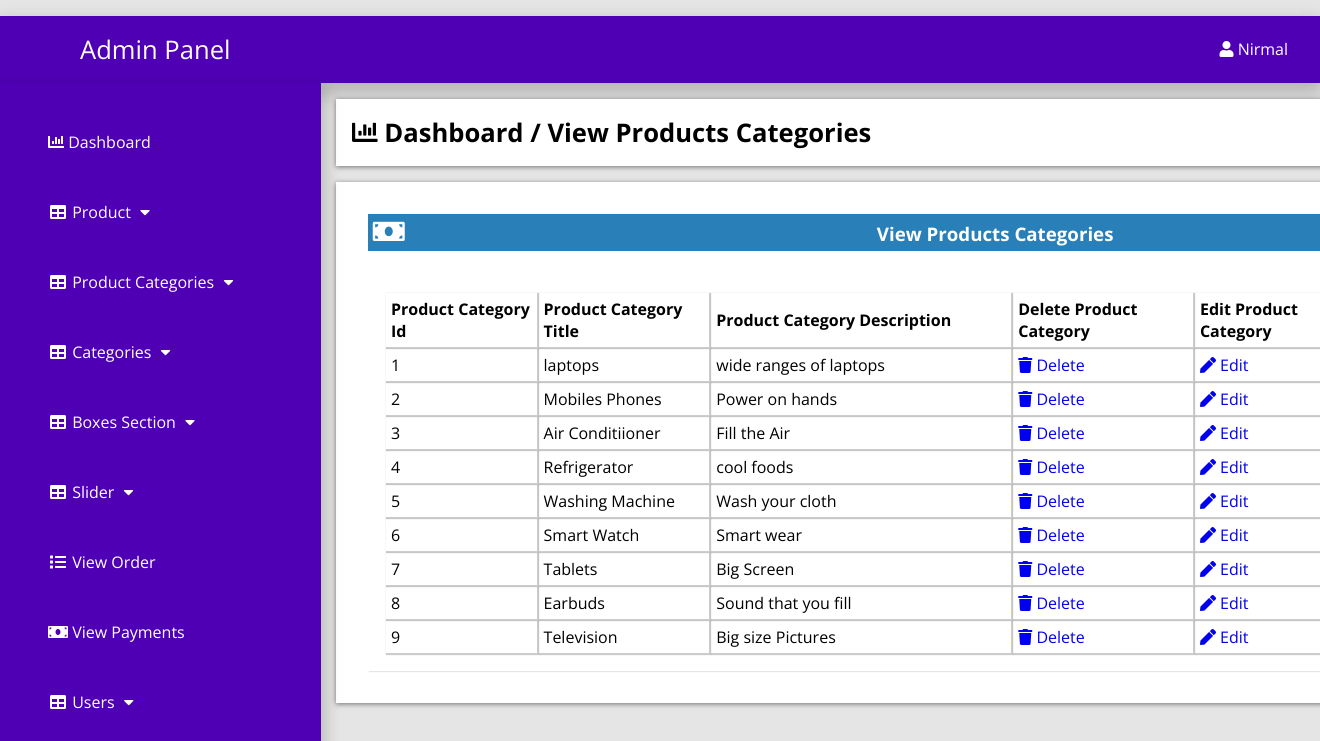
Page /admin_area/index.php?view_product_cat (signed in) on the committed database.
### tables this page shows
CREATE TABLE `product_category` (
  `p_cat_id` int(10) NOT NULL,
  `p_cat_title` text NOT NULL,
  `p_cat_desc` text NOT NULL,
  `p_cat_img` int(11) NOT NULL
);

### admin_area/view_p_cat.php (the view)
<?php
if (!isset($_SESSION['admin_email'])){
  echo "<script>window.open('login.php','_self')</script>";
  }else{
?>
<div class="row">
	<div class="col-lg-12">
		<div class="breadcrump">
			<li class="active">
				<i class="fa fa-bar-chart"></i>
				Dashboard / View Products Categories
			</li>
		</div>
	</div>
</div>
<div class="row">
	<div class="col-lg-12">
		<div class="panel panel-default">
			<div class="panel-heading">
				<h3 class="panel-title">
					<i class="fa fa-money fa-fw"></i>
					View Products Categories
				</h3>
			</div>
			<div class="panel-body">
				<div class="table-responsive">
					<div class="form-group">
						<table class="table table-bordered table-hover table-striped">
							<thead>
								<tr>
									<th>Product Category Id</th>
									<th>Product Category Title</th>
									<th>Product Category Description</th>
									<th>Delete Product Category</th>
									<th>Edit Product Category</th>
								</tr>
							</thead>
							<tbody>
								<?php
								$i=0;
								$get_p_cats="select * from product_category";
								$run_p_cats=mysqli_query($con,$get_p_cats);
								while ($row_p_cats=mysqli_fetch_array($run_p_cats)) {
									$p_cat_id=$row_p_cats['p_cat_id'];
									$p_cat_title=$row_p_cats['p_cat_title'];
									$p_cat_desc=$row_p_cats['p_cat_desc'];
									$i++;
								  ?>
                                <tr>
                                	<td><?php echo $i; ?></td>
                                	<td><?php echo $p_cat_title; ?></td>
                                	<td width="300"><?php echo $p_cat_desc; ?></td>
                                	<td>
                                		<a href="index.php?delete_p_cat=<?php echo $p_cat_id; ?>">
                                			<i class="fa fa-trash"></i> Delete
                                		</a>
                                	</td>
                                      <td>
                                      	<a href="index.php?edit_p_cat=<?php echo $p_cat_id; ?>">
                                      		<i class="fa fa-pen"></i> Edit
                                      	</a>
                                      </td>
                                </tr>
                                 <?php } ?>
							</tbody>
						</table>
						</div>
					</div>
				</div>
				</div>
				</div>
<?php } ?>

### admin_area/includes/sidebar.php (shortened to what this page needs)
<?php
if (!isset($_SESSION['admin_email'])){
  echo "<script>window.open('login.php','_self')</script>";
  }else{
?>
<nav class="navbar navbar-inverse navbar-fixed-top" >
	<div class="navbar-header">
		<a href="index.php?dashboard" class="navbar-brand"><span>Admin Panel</span></a>
	</div>
		<div class="dropdown">
		 <button onclick="myFunction()" class="dropbtn"><i class="fa fa-user"></i> <?php echo $admin_name; ?></a></button>
		</div>
	<div class="collapse navbar-collapse navbar-ex1-collapse">
	<ul class="nav navbar-nav side-nav">
  <li>
    <a href="index.php?dashboard"><i class="fa fa-bar-chart"></i> Dashboard</a>
  </li>
  <li class="button-dropdown" id="#products">
    <a href="#" class="dropdown-toggle" data-toggle="collapse" data-target="#products"><i class="fa fa-fw fa-table"></i> Product <i class="fa fa-fw fa-caret-down"></i></a>
  </li>
  <li class="button-dropdown" id="#products_cat">
    <a href="#" class="dropdown-toggle" data-toggle="collapse" data-target="#products_cat"><i class="fa fa-fw fa-table"></i> Product Categories <i class="fa fa-fw fa-caret-down"></i></a>
  </li>
  <li class="button-dropdown" id="#category">
    <a href="#" class="dropdown-toggle" data-toggle="collapse" data-target="#category"><i class="fa fa-fw fa-table"></i> Categories <i class="fa fa-fw fa-caret-down"></i></a>
  </li>
<li class="button-dropdown" >
  <a href="#" class="dropdown-toggle" data-toggle="collapse" data-target="#boxes">
    <i class="fa fa-fw fa-table"></i> Boxes Section <i class="fa fa-fw fa-caret-down"></i>
  </a>
</li>
  <li class="button-dropdown">
    <a href="#" class="dropdown-toggle" data-toggle="collapse" data-target="#slider"><i class="fa fa-fw fa-table"></i>  Slider <i class="fa fa-fw fa-caret-down"></i></a>
  </li>
  <li>
  	<a href="index.php?view_order">
  		<i class="fa fa-fw fa-list"></i> View Order
  	</a>
  </li>
  <li>
  	<a href="index.php?view_payments">
  		<i class="fa fa-fw fa-money"></i> View Payments
  	</a>
  </li>
  <li class="button-dropdown">
    <a href="#" class="dropdown-toggle" data-toggle="collapse" data-target="#users"><i class="fa fa-fw fa-table"></i>  Users <i class="fa fa-fw fa-caret-down"></i></a>
  </li>
</ul>
</div>
</nav>
<?php } ?>

### admin_area/css/style.css (style rules this page uses)
:root { --blue:#4f00b5; }
body { margin-top: ; }
* { font-family: 'Open Sans', sans-serif; margin:0; padding:0; box-sizing: border-box; text-decoration: none; transition: all .2s cubic-bezier(.37,1.14,.26,1.24); }
html { background-color: rgba(0,0,0,.1); }
.navbar-fixed-top { background:#4f00b5; padding: 1rem; margin-top: 1rem; box-shadow: 0px 8px 16px 4px rgba(0,0,0,0.2); margin-left: ; margin-right: ; }
.navbar-fixed-top a span { margin-left: 4rem; }
.navbar-fixed-top .navbar-brand { font-size: 1.6rem; color: #ffffff; }
.dropbtn { background-color:#4f00b5;; color: white; padding: 16px; font-size: 16px; border: none; cursor: pointer; }
.dropdown { position: relative; display: inline-block; float: right; margin-top: -2.8rem; }
.nav { position: absolute; top: 51px; margin-top: 32px; width: auto; height: 110%; border-radius: 0; display: block; background-color:#4f00b5; bottom: 0; overflow: hidden; padding-bottom: 40px; box-shadow: 0px 8px 16px 4px rgba(0,0,0,0.2); margin-left: -1rem; }
.nav>li>a { width: 225px; display: block; color: #ffffff; margin: 3rem; }
.row { width: 81.2%; background-color: #ffffff; margin: auto; margin-left: 21rem; margin-top: 1rem; padding: 1rem; display: ; }
.panel { text-align: left; box-shadow: 1px 1px 1px 0px rgba(0.1,0.1,0.1,0.1); margin: 1rem; background-color: #ffffff; padding: rem; }
.panel-heading .panel-title { background-color: #2980b9; color: #ffffff; padding: .3rem; }
.table-responsive .table-striped th { padding: 5px; box-shadow: 1px 1px 1px 1px rgba(0.1,0.1,0.1,0.2); }
.table-responsive .table-striped tbody td { box-shadow: 1px 1px 1px 1px rgba(0.1,0.1,0.1,0.2); padding:5px; }
.breadcrump .active { font-weight: bold; font-size: 1.6rem; }
.row { list-style: none; box-shadow: 0 1px 5px rgba(0, 0, 0, 0.5); }
.row .fa-money { font-size: 1.6rem; width: 50%; text-align: left; }
.form-group { margin-top: 1.5rem; }
.panel-body { display: flex; align-items: center; justify-content: left; padding: 1rem; flex-wrap: wrap; }

### rows in the picture
product_category: p_cat_title "laptops", p_cat_desc "wide ranges of laptops"
product_category: p_cat_title "Mobiles Phones", p_cat_desc "Power on hands"
product_category: p_cat_title "Air Conditiioner", p_cat_desc "Fill the Air"
product_category: p_cat_title "Refrigerator", p_cat_desc "cool foods"
product_category: p_cat_title "Washing Machine", p_cat_desc "Wash your cloth"
product_category: p_cat_title "Smart Watch", p_cat_desc "Smart wear"
product_category: p_cat_title "Tablets", p_cat_desc "Big Screen"
product_category: p_cat_title "Earbuds", p_cat_desc "Sound that you fill"
product_category: p_cat_title "Television", p_cat_desc "Big size Pictures"

### other values in the picture
$admin_name "Nirmal"
